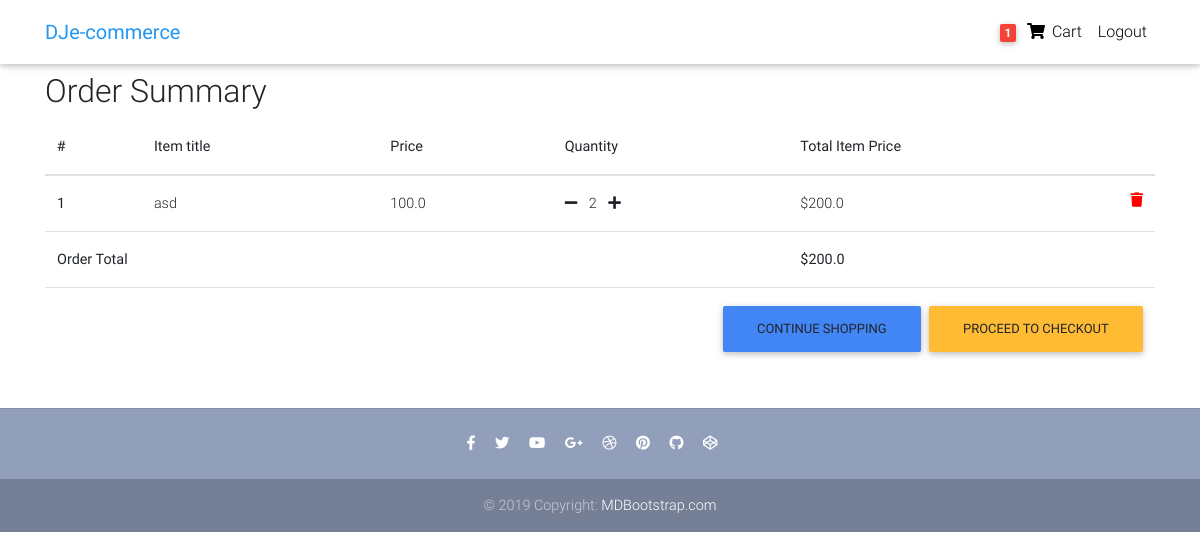
/order-summary/ (signed in), run on the app's committed database.
### core/models.py (models this page shows, shortened)
class Order(models.Model):
    user = models.ForeignKey(settings.AUTH_USER_MODEL,
                             on_delete=models.CASCADE)
    items = models.ManyToManyField(OrderItem)
    start_date = models.DateTimeField(auto_now_add=True)
    ordered_date = models.DateTimeField()
    ordered = models.BooleanField(default=False)
    shipping_address = models.ForeignKey(
        'Address', related_name='shipping_address', on_delete=models.SET_NULL, blank=True, null=True)
    billing_address = models.ForeignKey(
        'Address', related_name='billing_address', on_delete=models.SET_NULL, blank=True, null=True)
    payment = models.ForeignKey(
        'Payment', on_delete=models.SET_NULL, blank=True, null=True)
    being_delivered = models.BooleanField(default=False)
    received = models.BooleanField(default=False)
    '''
    1. Item added to cart
    2. Adding a billing address
    (Failed checkout)
    3. Payment
    (Preprocessing, processing, packaging etc.)
    4. Being delivered
    5. Received
    6. Refunds
    '''
    def get_total(self):
        total = 0
        for order_item in self.items.all():
            total += order_item.get_final_price()
        return total

class OrderItem(models.Model):
    user = models.ForeignKey(settings.AUTH_USER_MODEL,
                             on_delete=models.CASCADE)
    ordered = models.BooleanField(default=False)
    item = models.ForeignKey(Item, on_delete=models.CASCADE)
    quantity = models.IntegerField(default=1)
    def get_total_item_price(self):
        return self.quantity * self.item.price
    def get_final_price(self):
        return self.get_total_item_price()

class Item(models.Model):
    title = models.CharField(max_length=100)
    price = models.FloatField()
    category = models.CharField(choices=CATEGORY_CHOICES, max_length=2)
    label = models.CharField(choices=LABEL_CHOICES, max_length=1)
    slug = models.SlugField()
    description = models.TextField()
    image = models.ImageField()
    seller = models.ForeignKey('Seller', on_delete=models.CASCADE)

### core/views.py (the view)
# urls.py: path('order-summary/', OrderSummaryView.as_view(), name='order-summary'),
class OrderSummaryView(LoginRequiredMixin, View):
    def get(self, *args, **kwargs):
        try:
            order = Order.objects.get(user=self.request.user, ordered=False)
            context = {
                'object': order
            }
            return render(self.request, 'order_summary.html', context)
        except ObjectDoesNotExist:
            messages.warning(self.request, "You do not have an active order")
            return redirect("/")

### core/templatetags/cart_template_tags.py (called while the page is built)
@register.filter
def cart_item_count(user):
    if user.is_authenticated:
        qs = Order.objects.filter(user=user, ordered=False)
        if qs.exists():
            return qs[0].items.count()
    return 0

### templates/order_summary.html (shortened to what this page needs)
{% extends "base.html" %}
{% block content %}
  <main>
    <div class="container">
    <div class="table-responsive text-nowrap">
    <h2>Order Summary</h2>
    <table class="table">
        <thead>
        <tr>
            <th scope="col">#</th>
            <th scope="col">Item title</th>
            <th scope="col">Price</th>
            <th scope="col">Quantity</th>
            <th scope="col">Total Item Price</th>
        </tr>
        </thead>
        <tbody>
        {% for order_item in object.items.all %}
        <tr>
            <th scope="row">{{ forloop.counter }}</th>
            <td>{{ order_item.item.title }}</td>
            <td>{{ order_item.item.price }}</td>
            <td>
                <a href="{% url 'core:remove-single-item-from-cart' order_item.item.slug %}"><i class="fas fa-minus mr-2"></i></a>
                {{ order_item.quantity }}
                <a href="{% url 'core:add-to-cart' order_item.item.slug %}"><i class="fas fa-plus ml-2"></i></a>
            </td>
            <td>
                ${{ order_item.get_total_item_price }}
            <a style='color: red;' href="{% url 'core:remove-from-cart' order_item.item.slug %}">
                <i class="fas fa-trash float-right"></i>
            </a>
            </td>
        </tr>
        {% endfor %}
        {% if object.get_total %}
        <tr>
            <td colspan="4"><b>Order Total</b></td>
            <td><b>${{ object.get_total }}</b></td>
        </tr>
        <tr>
            <td colspan="5">
            <a class='btn btn-warning float-right ml-2' href='/checkout/'>Proceed to checkout</a>
            <a class='btn btn-primary float-right' href='/'>Continue shopping</a>
            </td>
        </tr>
        {% endif %}
        </tbody>
    </table>
    </div>
    </div>
  </main>
{% endblock content %}

### templates/navbar.html (shortened to what this page needs)
{% load cart_template_tags %}
<nav class="navbar fixed-top navbar-expand-lg navbar-light white scrolling-navbar">
    <div class="container">
      <a class="navbar-brand waves-effect" href="/">
        <strong class="blue-text">DJe-commerce</strong>
      </a>
      <div class="collapse navbar-collapse" id="navbarSupportedContent">
        <ul class="navbar-nav nav-flex-icons">
          {% if request.user.is_authenticated %}
          <li class="nav-item">
            <a href="{% url 'core:order-summary' %}" class="nav-link waves-effect">
              <span class="badge red z-depth-1 mr-1"> {{ request.user|cart_item_count }} </span>
              <i class="fas fa-shopping-cart"></i>
              <span class="clearfix d-none d-sm-inline-block"> Cart </span>
            </a>
          </li>
          <li class="nav-item">
            <a class="nav-link waves-effect" href="{% url 'account_logout' %}">
              <span class="clearfix d-none d-sm-inline-block"> Logout </span>
            </a>
          </li>
          {% endif %}
        </ul>
      </div>
    </div>
  </nav>

### templates/base.html (style rules this page uses)
html, body, header, .carousel { height: 60vh; }

### data on the page
OrderItem: item "asd", item.price "100.0", quantity "2", get_total_item_price "200.0"
Order: get_total "200.0"

### other printed values
{{ request.user|cart_item_count }} "1"
